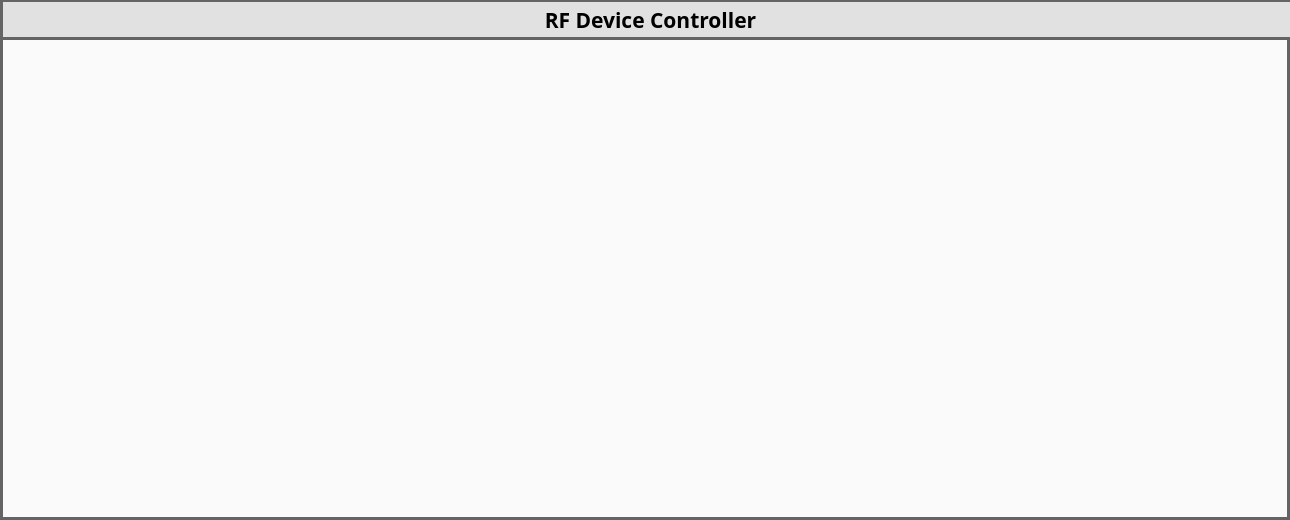
<?xml version="1.0" encoding="UTF-8"?>
<ui version="4.0">
 <class>Form</class>
 <widget class="QWidget" name="Form">
  <property name="geometry">
   <rect>
    <x>0</x>
    <y>0</y>
    <width>1290</width>
    <height>520</height>
   </rect>
  </property>
  <property name="minimumSize">
   <size>
    <width>1290</width>
    <height>520</height>
   </size>
  </property>
  <property name="maximumSize">
   <size>
    <width>1290</width>
    <height>520</height>
   </size>
  </property>
  <property name="windowTitle">
   <string>Form</string>
  </property>
  <widget class="QGroupBox" name="CTL_BOX">
   <property name="geometry">
    <rect>
     <x>0</x>
     <y>0</y>
     <width>1290</width>
     <height>520</height>
    </rect>
   </property>
   <property name="styleSheet">
    <string notr="true">background-color:rgb(250,250,250);
border-style: solid;
border-color:rgb(100,100,100);
border-width: 3px;</string>
   </property>
   <property name="title">
    <string/>
   </property>
   <widget class="QLabel" name="LBL_TITLE">
    <property name="geometry">
     <rect>
      <x>0</x>
      <y>-1</y>
      <width>1301</width>
      <height>41</height>
     </rect>
    </property>
    <property name="font">
     <font>
      <family>Arial Black</family>
      <pointsize>16</pointsize>
      <weight>75</weight>
      <bold>true</bold>
     </font>
    </property>
    <property name="styleSheet">
     <string notr="true">background-color:rgb(225, 225, 225);
border-style: solid;
border-color:rgb(100,100,100);
border-width: 3px;</string>
    </property>
    <property name="text">
     <string>RF Device Controller</string>
    </property>
    <property name="alignment">
     <set>Qt::AlignCenter</set>
    </property>
   </widget>
   <widget class="QTabWidget" name="DEV_AREA">
    <property name="geometry">
     <rect>
      <x>20</x>
      <y>50</y>
      <width>1250</width>
      <height>450</height>
     </rect>
    </property>
    <property name="styleSheet">
     <string notr="true">border-width:0px</string>
    </property>
    <property name="currentIndex">
     <number>-1</number>
    </property>
    <property name="iconSize">
     <size>
      <width>20</width>
      <height>20</height>
     </size>
    </property>
    <property name="usesScrollButtons">
     <bool>false</bool>
    </property>
   </widget>
  </widget>
 </widget>
 <resources/>
 <connections/>
</ui>
